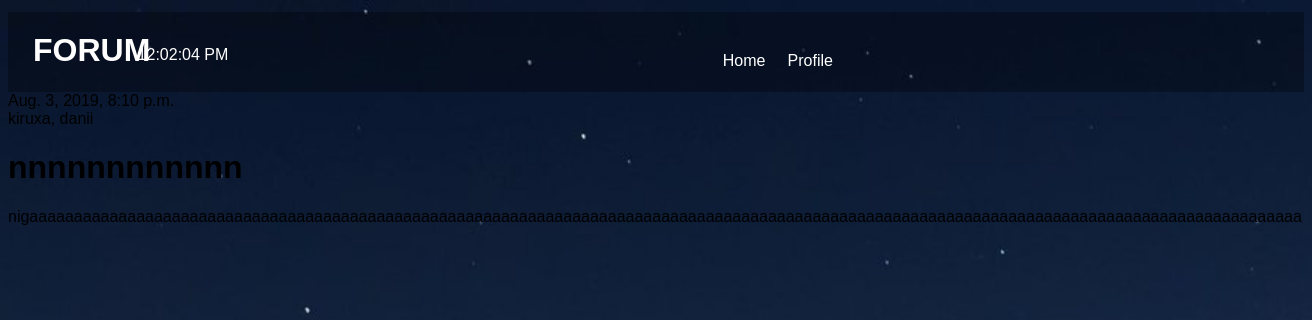
The app's page /post/5/ (signed in) with its own data.
### blog/models.py (models this page shows, shortened)
class Post(models.Model):
    author = models.ForeignKey(settings.AUTH_USER_MODEL, on_delete=models.CASCADE)
    title = models.CharField(max_length=200)
    text = models.TextField()
    created_date = models.DateTimeField(default=timezone.now)
    published_date = models.DateTimeField(blank=True, null=True)

### blog/views.py (the view)
# urls.py: path('post/<int:pk>/', views.post_detail, name='post_detail'),
def post_detail(request, pk):
    post = get_object_or_404(Post, pk=pk)
    return render(request, 'blog/post_detail.html', {'post': post})

### blog/templates/blog/post_detail.html
{% extends 'blog/base.html' %}
    {% block content %}
        <div class="post">
            {% if post.published_date %}
                <div class="date">
                    {{ post.published_date }}
                </div>
            {% endif %}
            {% if post.author.username == request.user.username %}
                {{post.author}},
                <P></P>{{request.user.username}}
                <form action="{% url 'post_edit' pk=post.pk %}">
                    <button class="btn btn-light"><span class="glyphicon glyphicon-pencil">Edit</span></button>
                </form>
            {% else %}
                {{post.author}}, {{request.user.username}}
            {% endif %}
            <h1>{{ post.title }}</h1>
            <p>{{ post.text|linebreaksbr }}</p>
        </div>
    {% endblock %}

### blog/static/dev/css/blog.css (style rules this page uses)
body { background-image: url(../image/desert.jpg); -webkit-background-size:cover; background-size: cover; background-attachment: fixed; font-family: Arial, Helvetica, sans-serif; }

### records on screen
Post: published_date "Aug. 3, 2019, 8:10 p.m.", author "kiruxa", title "nnnnnnnnnnnn", text "nigaaaaaaaaaaaaaaaaaaaaaaaaaaaaaaaaaaaaaaaaaaaaaaaaaaaaaaaaaaaaaaaaaaaaaaaaaaaaaaaaaaaaaaaaaaaaaaaaaaaaaaaaaaaaaaaaaaaaaaaaaaaaaaaaaaaaaaaaaaaaaaa"

### other values on screen
{{ request.user.username }} "danii"
